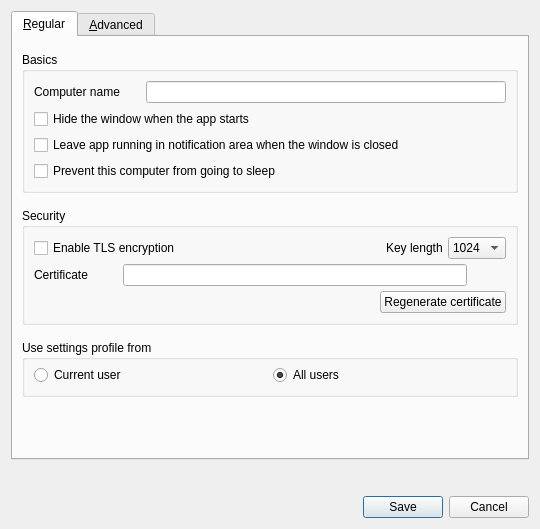
<?xml version="1.0" encoding="UTF-8"?>
<ui version="4.0">
 <class>SettingsDialogBase</class>
 <widget class="QDialog" name="SettingsDialogBase">
  <property name="geometry">
   <rect>
    <x>0</x>
    <y>0</y>
    <width>540</width>
    <height>529</height>
   </rect>
  </property>
  <property name="sizePolicy">
   <sizepolicy hsizetype="Preferred" vsizetype="Expanding">
    <horstretch>0</horstretch>
    <verstretch>0</verstretch>
   </sizepolicy>
  </property>
  <property name="windowTitle">
   <string>Preferences</string>
  </property>
  <layout class="QVBoxLayout" name="verticalLayout_9">
   <item>
    <widget class="QTabWidget" name="m_pTabs">
     <property name="tabPosition">
      <enum>QTabWidget::TabPosition::North</enum>
     </property>
     <property name="currentIndex">
      <number>0</number>
     </property>
     <widget class="QWidget" name="m_pTabRegular">
      <attribute name="title">
       <string>&amp;Regular</string>
      </attribute>
      <layout class="QVBoxLayout" name="verticalLayout_3">
       <property name="spacing">
        <number>15</number>
       </property>
       <property name="topMargin">
        <number>15</number>
       </property>
       <item>
        <widget class="QGroupBox" name="m_pGroupBoxCommon">
         <property name="title">
          <string>Basics</string>
         </property>
         <layout class="QVBoxLayout" name="verticalLayout_2">
          <item>
           <layout class="QHBoxLayout" name="horizontalLayout">
            <item>
             <widget class="QLabel" name="m_pLabelComputerName">
              <property name="sizePolicy">
               <sizepolicy hsizetype="Preferred" vsizetype="Fixed">
                <horstretch>0</horstretch>
                <verstretch>0</verstretch>
               </sizepolicy>
              </property>
              <property name="minimumSize">
               <size>
                <width>75</width>
                <height>0</height>
               </size>
              </property>
              <property name="text">
               <string>Computer name</string>
              </property>
             </widget>
            </item>
            <item>
             <spacer name="horizontalSpacer">
              <property name="orientation">
               <enum>Qt::Orientation::Horizontal</enum>
              </property>
              <property name="sizeType">
               <enum>QSizePolicy::Policy::Maximum</enum>
              </property>
              <property name="sizeHint" stdset="0">
               <size>
                <width>20</width>
                <height>20</height>
               </size>
              </property>
             </spacer>
            </item>
            <item>
             <widget class="QLineEdit" name="m_pLineEditScreenName">
              <property name="enabled">
               <bool>true</bool>
              </property>
              <property name="maxLength">
               <number>255</number>
              </property>
             </widget>
            </item>
           </layout>
          </item>
          <item>
           <widget class="QCheckBox" name="m_pCheckBoxAutoHide">
            <property name="text">
             <string>Hide the window when the app starts</string>
            </property>
           </widget>
          </item>
          <item>
           <widget class="QCheckBox" name="m_pCheckBoxCloseToTray">
            <property name="text">
             <string>Leave app running in notification area when the window is closed</string>
            </property>
           </widget>
          </item>
          <item>
           <widget class="QCheckBox" name="m_pCheckBoxPreventSleep">
            <property name="text">
             <string>Prevent this computer from going to sleep</string>
            </property>
           </widget>
          </item>
         </layout>
        </widget>
       </item>
       <item>
        <widget class="QGroupBox" name="m_pGroupSecurity">
         <property name="title">
          <string>Security</string>
         </property>
         <layout class="QVBoxLayout" name="verticalLayout">
          <property name="spacing">
           <number>5</number>
          </property>
          <property name="topMargin">
           <number>9</number>
          </property>
          <property name="bottomMargin">
           <number>9</number>
          </property>
          <item>
           <layout class="QHBoxLayout" name="horizontalLayout_5">
            <property name="topMargin">
             <number>0</number>
            </property>
            <item>
             <widget class="QCheckBox" name="m_pCheckBoxEnableCrypto">
              <property name="enabled">
               <bool>true</bool>
              </property>
              <property name="text">
               <string>Enable TLS encryption</string>
              </property>
             </widget>
            </item>
            <item>
             <spacer name="horizontalSpacer_2">
              <property name="orientation">
               <enum>Qt::Orientation::Horizontal</enum>
              </property>
              <property name="sizeHint" stdset="0">
               <size>
                <width>40</width>
                <height>20</height>
               </size>
              </property>
             </spacer>
            </item>
            <item>
             <widget class="QLabel" name="m_pLabelKeyLength">
              <property name="sizePolicy">
               <sizepolicy hsizetype="Preferred" vsizetype="Fixed">
                <horstretch>0</horstretch>
                <verstretch>0</verstretch>
               </sizepolicy>
              </property>
              <property name="text">
               <string>Key length</string>
              </property>
             </widget>
            </item>
            <item>
             <widget class="QComboBox" name="m_pComboBoxKeyLength">
              <property name="currentText">
               <string>1024</string>
              </property>
              <item>
               <property name="text">
                <string>1024</string>
               </property>
              </item>
              <item>
               <property name="text">
                <string>2048</string>
               </property>
              </item>
              <item>
               <property name="text">
                <string>4096</string>
               </property>
              </item>
             </widget>
            </item>
           </layout>
          </item>
          <item>
           <layout class="QHBoxLayout" name="horizontalLayout_6">
            <property name="topMargin">
             <number>0</number>
            </property>
            <item>
             <widget class="QLabel" name="m_pLabelCertificate">
              <property name="sizePolicy">
               <sizepolicy hsizetype="Preferred" vsizetype="Fixed">
                <horstretch>0</horstretch>
                <verstretch>0</verstretch>
               </sizepolicy>
              </property>
              <property name="text">
               <string>Certificate</string>
              </property>
             </widget>
            </item>
            <item>
             <spacer name="horizontalSpacer_3">
              <property name="orientation">
               <enum>Qt::Orientation::Horizontal</enum>
              </property>
              <property name="sizeType">
               <enum>QSizePolicy::Policy::Minimum</enum>
              </property>
              <property name="sizeHint" stdset="0">
               <size>
                <width>30</width>
                <height>20</height>
               </size>
              </property>
             </spacer>
            </item>
            <item>
             <widget class="QLineEdit" name="m_pLineEditCertificatePath">
              <property name="minimumSize">
               <size>
                <width>0</width>
                <height>0</height>
               </size>
              </property>
             </widget>
            </item>
            <item>
             <widget class="QPushButton" name="m_pPushButtonBrowseCert">
              <property name="cursor">
               <cursorShape>PointingHandCursor</cursorShape>
              </property>
              <property name="styleSheet">
               <string notr="true">margin: 0px; padding: 0px;</string>
              </property>
              <property name="text">
               <string/>
              </property>
              <property name="icon">
               <iconset resource="../res/Synergy.qrc">
                <normaloff>:/res/icons/64x64/folder.png</normaloff>:/res/icons/64x64/folder.png</iconset>
              </property>
              <property name="iconSize">
               <size>
                <width>20</width>
                <height>13</height>
               </size>
              </property>
              <property name="flat">
               <bool>true</bool>
              </property>
             </widget>
            </item>
           </layout>
          </item>
          <item>
           <layout class="QHBoxLayout" name="horizontalLayout_7">
            <property name="topMargin">
             <number>0</number>
            </property>
            <item>
             <spacer name="horizontalSpacer_4">
              <property name="orientation">
               <enum>Qt::Orientation::Horizontal</enum>
              </property>
              <property name="sizeHint" stdset="0">
               <size>
                <width>40</width>
                <height>20</height>
               </size>
              </property>
             </spacer>
            </item>
            <item>
             <widget class="QPushButton" name="m_pPushButtonRegenCert">
              <property name="text">
               <string>Regenerate certificate</string>
              </property>
             </widget>
            </item>
           </layout>
          </item>
         </layout>
        </widget>
       </item>
       <item>
        <widget class="QGroupBox" name="m_pGroupScope">
         <property name="title">
          <string>Use settings profile from</string>
         </property>
         <layout class="QGridLayout" name="gridLayout_2">
          <property name="topMargin">
           <number>5</number>
          </property>
          <item row="0" column="1">
           <widget class="QRadioButton" name="m_pRadioSystemScope">
            <property name="text">
             <string>All users</string>
            </property>
            <property name="checked">
             <bool>true</bool>
            </property>
           </widget>
          </item>
          <item row="0" column="0">
           <widget class="QRadioButton" name="m_pRadioUserScope">
            <property name="text">
             <string>Current user</string>
            </property>
           </widget>
          </item>
         </layout>
        </widget>
       </item>
       <item>
        <spacer name="verticalSpacer_2">
         <property name="orientation">
          <enum>Qt::Orientation::Vertical</enum>
         </property>
         <property name="sizeHint" stdset="0">
          <size>
           <width>20</width>
           <height>40</height>
          </size>
         </property>
        </spacer>
       </item>
      </layout>
     </widget>
     <widget class="QWidget" name="m_pTabAdvanced">
      <attribute name="title">
       <string>&amp;Advanced</string>
      </attribute>
      <layout class="QVBoxLayout" name="verticalLayout_8">
       <property name="spacing">
        <number>15</number>
       </property>
       <property name="topMargin">
        <number>15</number>
       </property>
       <item>
        <widget class="QGroupBox" name="groupBox">
         <property name="title">
          <string>Networking</string>
         </property>
         <layout class="QVBoxLayout" name="verticalLayout_4">
          <item>
           <layout class="QHBoxLayout" name="horizontalLayout_2">
            <property name="topMargin">
             <number>0</number>
            </property>
            <item>
             <widget class="QLabel" name="m_pLabel_20">
              <property name="sizePolicy">
               <sizepolicy hsizetype="Preferred" vsizetype="Fixed">
                <horstretch>0</horstretch>
                <verstretch>0</verstretch>
               </sizepolicy>
              </property>
              <property name="text">
               <string>Port</string>
              </property>
             </widget>
            </item>
            <item>
             <widget class="QSpinBox" name="m_pSpinBoxPort">
              <property name="enabled">
               <bool>true</bool>
              </property>
              <property name="sizePolicy">
               <sizepolicy hsizetype="MinimumExpanding" vsizetype="Fixed">
                <horstretch>0</horstretch>
                <verstretch>0</verstretch>
               </sizepolicy>
              </property>
              <property name="maximum">
               <number>65535</number>
              </property>
              <property name="value">
               <number>24800</number>
              </property>
             </widget>
            </item>
            <item>
             <widget class="QLabel" name="m_pLabel_21">
              <property name="sizePolicy">
               <sizepolicy hsizetype="Preferred" vsizetype="Fixed">
                <horstretch>0</horstretch>
                <verstretch>0</verstretch>
               </sizepolicy>
              </property>
              <property name="text">
               <string>Network IP</string>
              </property>
             </widget>
            </item>
            <item>
             <widget class="QLineEdit" name="m_pLineEditInterface">
              <property name="enabled">
               <bool>true</bool>
              </property>
             </widget>
            </item>
           </layout>
          </item>
         </layout>
        </widget>
       </item>
       <item>
        <widget class="QGroupBox" name="m_pGroupLog1">
         <property name="title">
          <string>Logs</string>
         </property>
         <layout class="QGridLayout" name="gridLayout">
          <property name="topMargin">
           <number>15</number>
          </property>
          <property name="bottomMargin">
           <number>15</number>
          </property>
          <property name="verticalSpacing">
           <number>7</number>
          </property>
          <item row="0" column="1">
           <spacer name="horizontalSpacer_5">
            <property name="orientation">
             <enum>Qt::Orientation::Horizontal</enum>
            </property>
            <property name="sizeHint" stdset="0">
             <size>
              <width>40</width>
              <height>20</height>
             </size>
            </property>
           </spacer>
          </item>
          <item row="0" column="0">
           <widget class="QCheckBox" name="m_pCheckBoxLogToFile">
            <property name="text">
             <string>Log to file</string>
            </property>
           </widget>
          </item>
          <item row="0" column="3">
           <widget class="QComboBox" name="m_pComboLogLevel">
            <item>
             <property name="text">
              <string>Info</string>
             </property>
            </item>
            <item>
             <property name="text">
              <string>Debug</string>
             </property>
            </item>
            <item>
             <property name="text">
              <string>Debug1</string>
             </property>
            </item>
            <item>
             <property name="text">
              <string>Debug2</string>
             </property>
            </item>
           </widget>
          </item>
          <item row="0" column="2">
           <widget class="QLabel" name="m_pLabel_3">
            <property name="sizePolicy">
             <sizepolicy hsizetype="Preferred" vsizetype="Fixed">
              <horstretch>0</horstretch>
              <verstretch>0</verstretch>
             </sizepolicy>
            </property>
            <property name="minimumSize">
             <size>
              <width>0</width>
              <height>0</height>
             </size>
            </property>
            <property name="text">
             <string>Level</string>
            </property>
           </widget>
          </item>
          <item row="1" column="0" colspan="4">
           <layout class="QHBoxLayout" name="horizontalLayout_4">
            <property name="spacing">
             <number>3</number>
            </property>
            <property name="topMargin">
             <number>0</number>
            </property>
            <item>
             <widget class="QLabel" name="m_pLabelLogPath">
              <property name="sizePolicy">
               <sizepolicy hsizetype="Preferred" vsizetype="Fixed">
                <horstretch>0</horstretch>
                <verstretch>0</verstretch>
               </sizepolicy>
              </property>
              <property name="text">
               <string>Log path</string>
              </property>
             </widget>
            </item>
            <item>
             <spacer name="horizontalSpacer_7">
              <property name="orientation">
               <enum>Qt::Orientation::Horizontal</enum>
              </property>
              <property name="sizeType">
               <enum>QSizePolicy::Policy::Minimum</enum>
              </property>
              <property name="sizeHint" stdset="0">
               <size>
                <width>30</width>
                <height>20</height>
               </size>
              </property>
             </spacer>
            </item>
            <item>
             <widget class="QLineEdit" name="m_pLineEditLogFilename">
              <property name="enabled">
               <bool>false</bool>
              </property>
              <property name="sizePolicy">
               <sizepolicy hsizetype="Expanding" vsizetype="Fixed">
                <horstretch>0</horstretch>
                <verstretch>0</verstretch>
               </sizepolicy>
              </property>
             </widget>
            </item>
            <item>
             <widget class="QPushButton" name="m_pButtonBrowseLog">
              <property name="enabled">
               <bool>false</bool>
              </property>
              <property name="cursor">
               <cursorShape>PointingHandCursor</cursorShape>
              </property>
              <property name="styleSheet">
               <string notr="true">margin: 0px; padding: 0px;</string>
              </property>
              <property name="text">
               <string/>
              </property>
              <property name="icon">
               <iconset resource="../res/Synergy.qrc">
                <normaloff>:/res/icons/64x64/folder.png</normaloff>:/res/icons/64x64/folder.png</iconset>
              </property>
              <property name="iconSize">
               <size>
                <width>20</width>
                <height>13</height>
               </size>
              </property>
              <property name="flat">
               <bool>true</bool>
              </property>
             </widget>
            </item>
           </layout>
          </item>
         </layout>
        </widget>
       </item>
       <item>
        <widget class="QGroupBox" name="m_pGroupAdvanced">
         <property name="sizePolicy">
          <sizepolicy hsizetype="Preferred" vsizetype="Expanding">
           <horstretch>0</horstretch>
           <verstretch>0</verstretch>
          </sizepolicy>
         </property>
         <property name="title">
          <string>Miscellanious</string>
         </property>
         <layout class="QGridLayout" name="gridLayout_3">
          <item row="7" column="0">
           <widget class="QCheckBox" name="m_pCheckBoxScrollDirection">
            <property name="text">
             <string>Invert scroll direction on this computer (client mode)</string>
            </property>
           </widget>
          </item>
          <item row="9" column="0">
           <widget class="QCheckBox" name="m_pInvertConnection">
            <property name="enabled">
             <bool>false</bool>
            </property>
            <property name="text">
             <string>Invert server/client TCP connection (business edition)</string>
            </property>
           </widget>
          </item>
          <item row="8" column="0">
           <widget class="QCheckBox" name="m_pCheckBoxLanguageSync">
            <property name="text">
             <string>Use server's keyboard language on this computer (client mode)</string>
            </property>
           </widget>
          </item>
          <item row="2" column="0">
           <widget class="QCheckBox" name="m_pCheckBoxServiceEnabled">
            <property name="text">
             <string>Use background service (daemon)</string>
            </property>
           </widget>
          </item>
          <item row="0" column="0">
           <layout class="QHBoxLayout" name="horizontalLayout_9">
            <item>
             <widget class="QLabel" name="m_pLabelElevate">
              <property name="sizePolicy">
               <sizepolicy hsizetype="Preferred" vsizetype="Fixed">
                <horstretch>0</horstretch>
                <verstretch>0</verstretch>
               </sizepolicy>
              </property>
              <property name="text">
               <string>Re-launch to get elevated privilages</string>
              </property>
             </widget>
            </item>
            <item>
             <widget class="QComboBox" name="m_pComboElevate">
              <property name="sizePolicy">
               <sizepolicy hsizetype="Preferred" vsizetype="Fixed">
                <horstretch>0</horstretch>
                <verstretch>0</verstretch>
               </sizepolicy>
              </property>
              <property name="minimumSize">
               <size>
                <width>0</width>
                <height>0</height>
               </size>
              </property>
              <property name="toolTip">
               <string>Specify when the Synergy service should run at an elevated privilege level</string>
              </property>
              <property name="currentIndex">
               <number>0</number>
              </property>
              <item>
               <property name="text">
                <string>As Needed</string>
               </property>
              </item>
              <item>
               <property name="text">
                <string>Always</string>
               </property>
              </item>
              <item>
               <property name="text">
                <string>Never</string>
               </property>
              </item>
             </widget>
            </item>
           </layout>
          </item>
         </layout>
        </widget>
       </item>
       <item>
        <spacer name="verticalSpacer">
         <property name="orientation">
          <enum>Qt::Orientation::Vertical</enum>
         </property>
         <property name="sizeHint" stdset="0">
          <size>
           <width>20</width>
           <height>40</height>
          </size>
         </property>
        </spacer>
       </item>
      </layout>
     </widget>
    </widget>
   </item>
   <item>
    <spacer name="verticalSpacer_6">
     <property name="orientation">
      <enum>Qt::Orientation::Vertical</enum>
     </property>
     <property name="sizeHint" stdset="0">
      <size>
       <width>20</width>
       <height>40</height>
      </size>
     </property>
    </spacer>
   </item>
   <item>
    <widget class="QDialogButtonBox" name="m_pButtonBox">
     <property name="orientation">
      <enum>Qt::Orientation::Horizontal</enum>
     </property>
     <property name="standardButtons">
      <set>QDialogButtonBox::StandardButton::Cancel|QDialogButtonBox::StandardButton::Save</set>
     </property>
    </widget>
   </item>
  </layout>
 </widget>
 <tabstops>
  <tabstop>m_pLineEditScreenName</tabstop>
  <tabstop>m_pSpinBoxPort</tabstop>
  <tabstop>m_pLineEditInterface</tabstop>
  <tabstop>m_pCheckBoxAutoHide</tabstop>
  <tabstop>m_pCheckBoxEnableCrypto</tabstop>
  <tabstop>m_pComboBoxKeyLength</tabstop>
  <tabstop>m_pLineEditCertificatePath</tabstop>
  <tabstop>m_pPushButtonBrowseCert</tabstop>
  <tabstop>m_pPushButtonRegenCert</tabstop>
  <tabstop>m_pCheckBoxLogToFile</tabstop>
  <tabstop>m_pComboLogLevel</tabstop>
  <tabstop>m_pLineEditLogFilename</tabstop>
  <tabstop>m_pButtonBrowseLog</tabstop>
  <tabstop>m_pRadioUserScope</tabstop>
  <tabstop>m_pRadioSystemScope</tabstop>
  <tabstop>m_pCheckBoxServiceEnabled</tabstop>
  <tabstop>m_pComboElevate</tabstop>
 </tabstops>
 <resources>
  <include location="../res/Synergy.qrc"/>
 </resources>
 <connections>
  <connection>
   <sender>m_pButtonBox</sender>
   <signal>accepted()</signal>
   <receiver>SettingsDialogBase</receiver>
   <slot>accept()</slot>
   <hints>
    <hint type="sourcelabel">
     <x>266</x>
     <y>340</y>
    </hint>
    <hint type="destinationlabel">
     <x>157</x>
     <y>274</y>
    </hint>
   </hints>
  </connection>
  <connection>
   <sender>m_pButtonBox</sender>
   <signal>rejected()</signal>
   <receiver>SettingsDialogBase</receiver>
   <slot>reject()</slot>
   <hints>
    <hint type="sourcelabel">
     <x>334</x>
     <y>340</y>
    </hint>
    <hint type="destinationlabel">
     <x>286</x>
     <y>274</y>
    </hint>
   </hints>
  </connection>
 </connections>
</ui>
